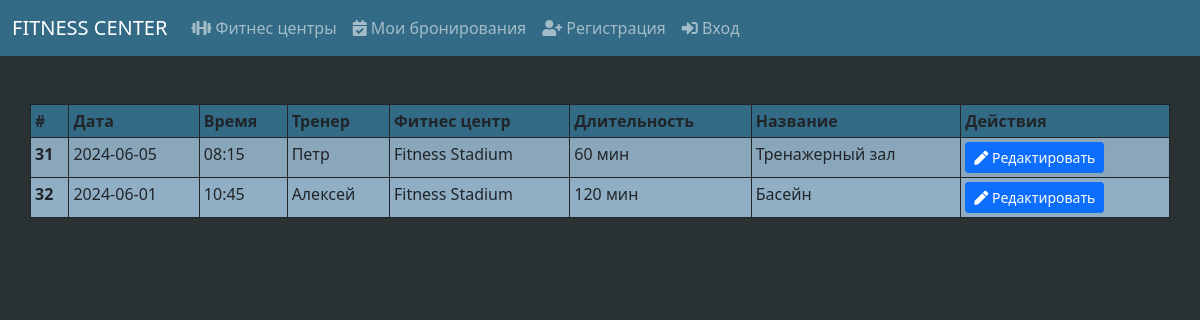
Page /user/reservations (signed in) on the earlier database version.
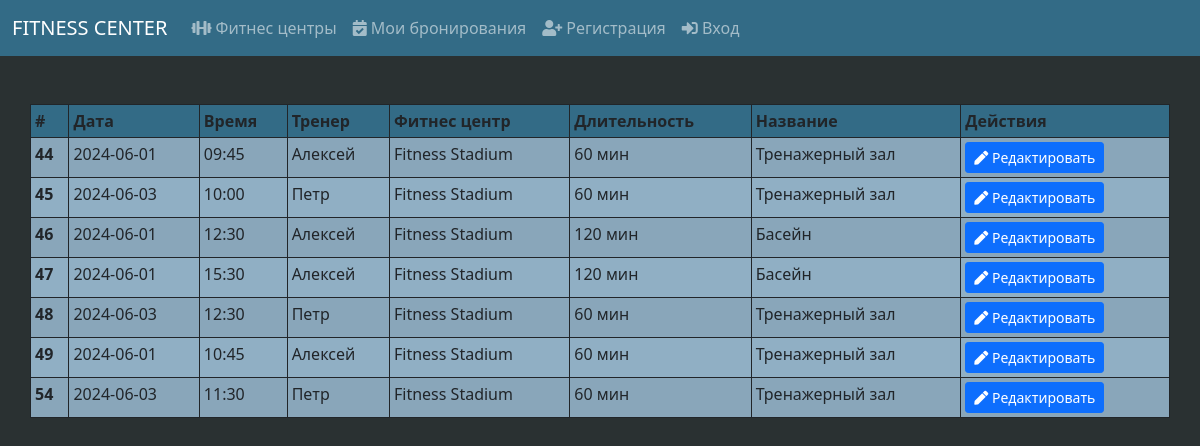
Same page on the later database version.
### Project_utils/models.py (models this page shows, shortened)
class Reservation(Base):
    __tablename__ = 'reservations'
    id = Column(Integer, primary_key=True, autoincrement=True, unique=True)
    user_id = Column(Integer, ForeignKey('users.id'), nullable=False)
    service_id = Column(Integer, ForeignKey('services.id'), nullable=False)
    trainer_id = Column(Integer, ForeignKey('trainers.id'), nullable=False)
    date = Column(String(50), nullable=False)
    time = Column(String(50), nullable=False)
    user = relationship("User", back_populates="reservations")
    service = relationship("Service")
    trainer = relationship("Trainer")

class Trainer(Base):
    __tablename__ = 'trainers'
    id = Column(Integer, primary_key=True, autoincrement=True, unique=True)
    name = Column(String(50), nullable=False)
    fitness_center_id = Column(Integer, ForeignKey('fitness_centers.id'), nullable=False)
    age = Column(Integer, nullable=False)
    gender = Column(String(50), nullable=False)
    fitness_center = relationship("FitnessCenter", back_populates="trainers")
    reviews = relationship("Review", back_populates="trainer")
    services = relationship("TrainerServices", back_populates="trainer")

class FitnessCenter(Base):
    __tablename__ = 'fitness_centers'
    id = Column(Integer, primary_key=True, autoincrement=True, unique=True)
    name = Column(String(50), nullable=False, unique=True)
    address = Column(String(50), nullable=False)
    contacts = Column(String(50), nullable=False)
    trainers = relationship("Trainer", back_populates="fitness_center")
    services = relationship("FitnessService", back_populates="fitness_center")

class Service(Base):
    __tablename__ = 'services'
    id = Column(Integer, primary_key=True, autoincrement=True, unique=True)
    name = Column(String(50), nullable=False)
    duration = Column(Integer, nullable=False)
    description = Column(String(250), nullable=False)
    price = Column(Integer, nullable=False)
    max_attendees = Column(Integer, nullable=False)

### app.py (the view, shortened to what this page needs)
@app.route('/user/reservations', methods=['GET', 'POST'])
@login_required
def get_reservations_page():
    user = session.get('user')
    if request.method == 'GET':
        reservations = Project_utils.db_session.query(Reservation).join(Service,
                                                                        Reservation.service_id == Service.id).join(
            Trainer,
            Reservation.trainer_id == Trainer.id).join(
            FitnessCenter, Trainer.fitness_center_id == FitnessCenter.id).filter(
            Reservation.user_id == user['id']).all()
        return render_template('reservations.html', title='Мои бронирования', reservations=reservations)

### app.py (called while the page is built)
def login_required(func):
    @wraps(func)
    def wrapper(*args, **kwargs):
        if 'user' not in session:
            return redirect('/login')
        return func(*args, **kwargs)
    return wrapper

### templates/reservations.html
{% extends "base.html" %}
{% block body %}
<div class="container">
        <div class="row">
            <table class="table table-striped table-bordered border-dark table-sm" style="background: #90afc4">
            <thead style="background: #336b86">
            <tr>
                <th scope="col">#</th>
                <th scope="col">Дата</th>
                <th scope="col">Время</th>
                <th scope="col">Тренер</th>
                <th scope="col">Фитнес центр</th>
                <th scope="col">Длительность</th>
                <th scope="col">Название</th>
                <th scope="col">Действия</th>
            </tr>
            </thead>
            <tbody>
            {% for reservation in reservations %}
                <tr>
                    <th scope="row">{{ reservation.id }}</th>
                    <td>{{ reservation.date }}</td>
                    <td>{{ reservation.time }}</td>
                    <td>{{ reservation.trainer.name }}</td>
                    <td>{{ reservation.trainer.fitness_center.name }}</td>
                    <td>{{ reservation.service.duration }} мин</td>
                    <td>{{ reservation.service.name }}</td>
                    <td>
                        <a class="btn btn-primary btn-sm" href="/user/reservations/{{ reservation.id }}">
                            <span class="icon"><i class="fas fa-pen"></i></span>
                            <span>Редактировать</span>
                        </a>
                    </td>
                </tr>
            {% endfor %}
            </tbody>
        </table>
        </div>
    </div>
{% endblock %}

### templates/base.html (shortened to what this page needs)
<!DOCTYPE html>
<html lang="en">
<head>
    <link href="https://cdn.jsdelivr.net/npm/bootstrap@5.0.2/dist/css/bootstrap.min.css" rel="stylesheet"
>
    <link rel="stylesheet" href="https://use.fontawesome.com/releases/v5.15.3/css/all.css"
>
</head>
<body style="background: #2a3132">
<header class="mb-5">
    <nav class="navbar navbar-expand-lg navbar-dark" style="background: #336b86">
        <div class="container-fluid">
            <a class="navbar-brand" href="/">FITNESS CENTER</a>
            <div class="collapse navbar-collapse" id="navbarNav">
                <ul class="navbar-nav">
                    <li class="nav-item">
                        <a class="nav-link" href="/fitness_centers">
                            <span><i class="fas fa-dumbbell"></i></span>
                            <span>Фитнес центры</span>
                        </a>
                    </li>
                    <li class="nav-item">
                        <a class="nav-link" href="/user/reservations">
                            <span><i class="fas fa-calendar-check"></i></span>
                            <span>Мои бронирования</span>
                        </a>
                    </li>
                    <li class="nav-item">
                        <a class="nav-link" href="/register">
                            <span><i class="fas fa-user-plus"></i></span>
                            <span>Регистрация</span>
                        </a>
                    </li>
                    <li class="nav-item">
                        <a class="nav-link" href="/login">
                            <span><i class="fas fa-sign-in-alt"></i></span>
                            <span>Вход</span>
                        </a>
                    </li>
                </ul>
            </div>
        </div>
    </nav>
</header>
<main>
    {% block body %}{% endblock %}
</main>
</body>
</html>

Differences in the rows shown:
removed Reservation: id "31", date "2024-06-05", time "08:15", trainer.name "Петр", trainer.fitness_center.name "Fitness Stadium", service.duration "60", service.name "Тренажерный зал"
removed Reservation: id "32", date "2024-06-01", time "10:45", trainer.name "Алексей", trainer.fitness_center.name "Fitness Stadium", service.duration "120", service.name "Басейн"
added Reservation: id "44", date "2024-06-01", time "09:45", trainer.name "Алексей", trainer.fitness_center.name "Fitness Stadium", service.duration "60", service.name "Тренажерный зал"
added Reservation: id "45", date "2024-06-03", time "10:00", trainer.name "Петр", trainer.fitness_center.name "Fitness Stadium", service.duration "60", service.name "Тренажерный зал"
added Reservation: id "46", date "2024-06-01", time "12:30", trainer.name "Алексей", trainer.fitness_center.name "Fitness Stadium", service.duration "120", service.name "Басейн"
added Reservation: id "47", date "2024-06-01", time "15:30", trainer.name "Алексей", trainer.fitness_center.name "Fitness Stadium", service.duration "120", service.name "Басейн"
added Reservation: id "48", date "2024-06-03", time "12:30", trainer.name "Петр", trainer.fitness_center.name "Fitness Stadium", service.duration "60", service.name "Тренажерный зал"
added Reservation: id "49", date "2024-06-01", time "10:45", trainer.name "Алексей", trainer.fitness_center.name "Fitness Stadium", service.duration "60", service.name "Тренажерный зал"
added Reservation: id "54", date "2024-06-03", time "11:30", trainer.name "Петр", trainer.fitness_center.name "Fitness Stadium", service.duration "60", service.name "Тренажерный зал"
